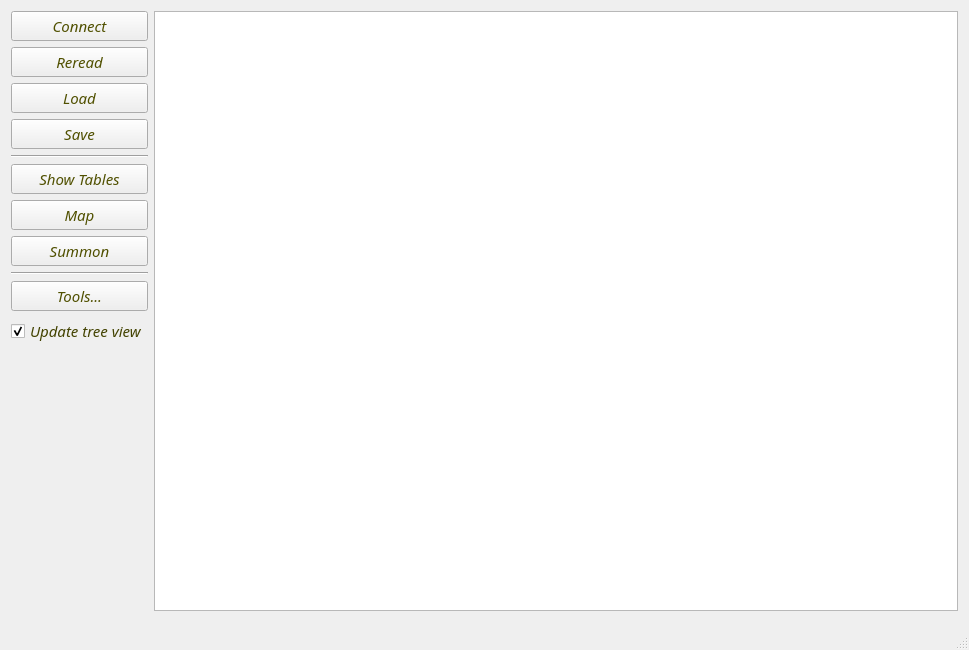
<?xml version="1.0" encoding="UTF-8"?>
<ui version="4.0">
 <class>MainWindow</class>
 <widget class="QMainWindow" name="MainWindow">
  <property name="geometry">
   <rect>
    <x>0</x>
    <y>0</y>
    <width>969</width>
    <height>650</height>
   </rect>
  </property>
  <property name="palette">
   <palette>
    <active>
     <colorrole role="WindowText">
      <brush brushstyle="SolidPattern">
       <color alpha="255">
        <red>66</red>
        <green>66</green>
        <blue>0</blue>
       </color>
      </brush>
     </colorrole>
     <colorrole role="ButtonText">
      <brush brushstyle="SolidPattern">
       <color alpha="255">
        <red>80</red>
        <green>80</green>
        <blue>0</blue>
       </color>
      </brush>
     </colorrole>
    </active>
    <inactive>
     <colorrole role="WindowText">
      <brush brushstyle="SolidPattern">
       <color alpha="255">
        <red>66</red>
        <green>66</green>
        <blue>0</blue>
       </color>
      </brush>
     </colorrole>
     <colorrole role="ButtonText">
      <brush brushstyle="SolidPattern">
       <color alpha="255">
        <red>80</red>
        <green>80</green>
        <blue>0</blue>
       </color>
      </brush>
     </colorrole>
    </inactive>
    <disabled>
     <colorrole role="WindowText">
      <brush brushstyle="SolidPattern">
       <color alpha="255">
        <red>118</red>
        <green>116</green>
        <blue>108</blue>
       </color>
      </brush>
     </colorrole>
     <colorrole role="ButtonText">
      <brush brushstyle="SolidPattern">
       <color alpha="255">
        <red>118</red>
        <green>116</green>
        <blue>108</blue>
       </color>
      </brush>
     </colorrole>
    </disabled>
   </palette>
  </property>
  <property name="font">
   <font>
    <family>Monotype Corsiva</family>
    <pointsize>12</pointsize>
   </font>
  </property>
  <property name="windowTitle">
   <string>Real-Time Game Tweaker for MASTER of MAGIC</string>
  </property>
  <property name="windowIcon">
   <iconset resource="../Resources/InteractiveGameTweaker.qrc">
    <normaloff>:/heroes/serena.gif</normaloff>:/heroes/serena.gif</iconset>
  </property>
  <property name="styleSheet">
   <string notr="true"/>
  </property>
  <widget class="QWidget" name="centralWidget">
   <layout class="QFormLayout" name="formLayout">
    <item row="0" column="0">
     <layout class="QVBoxLayout" name="verticalLayout">
      <item>
       <widget class="QPushButton" name="pushButton_Connect">
        <property name="sizePolicy">
         <sizepolicy hsizetype="Fixed" vsizetype="Fixed">
          <horstretch>0</horstretch>
          <verstretch>0</verstretch>
         </sizepolicy>
        </property>
        <property name="maximumSize">
         <size>
          <width>200</width>
          <height>16777215</height>
         </size>
        </property>
        <property name="font">
         <font>
          <pointsize>11</pointsize>
          <italic>true</italic>
         </font>
        </property>
        <property name="text">
         <string>Connect</string>
        </property>
        <property name="icon">
         <iconset resource="../Resources/InteractiveGameTweaker.qrc">
          <normaloff>:/heroes/allora.gif</normaloff>:/heroes/allora.gif</iconset>
        </property>
        <property name="iconSize">
         <size>
          <width>32</width>
          <height>32</height>
         </size>
        </property>
       </widget>
      </item>
      <item>
       <widget class="QPushButton" name="pushButton_Reread">
        <property name="sizePolicy">
         <sizepolicy hsizetype="Fixed" vsizetype="Fixed">
          <horstretch>0</horstretch>
          <verstretch>0</verstretch>
         </sizepolicy>
        </property>
        <property name="maximumSize">
         <size>
          <width>200</width>
          <height>16777215</height>
         </size>
        </property>
        <property name="font">
         <font>
          <pointsize>11</pointsize>
          <italic>true</italic>
         </font>
        </property>
        <property name="text">
         <string>Reread</string>
        </property>
        <property name="icon">
         <iconset resource="../Resources/InteractiveGameTweaker.qrc">
          <normaloff>:/heroes/shalla.gif</normaloff>:/heroes/shalla.gif</iconset>
        </property>
        <property name="iconSize">
         <size>
          <width>32</width>
          <height>32</height>
         </size>
        </property>
       </widget>
      </item>
      <item>
       <widget class="QPushButton" name="pushButton_Load">
        <property name="sizePolicy">
         <sizepolicy hsizetype="Fixed" vsizetype="Fixed">
          <horstretch>0</horstretch>
          <verstretch>0</verstretch>
         </sizepolicy>
        </property>
        <property name="maximumSize">
         <size>
          <width>200</width>
          <height>16777215</height>
         </size>
        </property>
        <property name="font">
         <font>
          <pointsize>11</pointsize>
          <italic>true</italic>
         </font>
        </property>
        <property name="text">
         <string>Load</string>
        </property>
        <property name="icon">
         <iconset resource="../Resources/InteractiveGameTweaker.qrc">
          <normaloff>:/heroes/valana.gif</normaloff>:/heroes/valana.gif</iconset>
        </property>
        <property name="iconSize">
         <size>
          <width>32</width>
          <height>32</height>
         </size>
        </property>
       </widget>
      </item>
      <item>
       <widget class="QPushButton" name="pushButton_Save">
        <property name="sizePolicy">
         <sizepolicy hsizetype="Fixed" vsizetype="Fixed">
          <horstretch>0</horstretch>
          <verstretch>0</verstretch>
         </sizepolicy>
        </property>
        <property name="maximumSize">
         <size>
          <width>200</width>
          <height>16777215</height>
         </size>
        </property>
        <property name="font">
         <font>
          <pointsize>11</pointsize>
          <italic>true</italic>
         </font>
        </property>
        <property name="text">
         <string>Save</string>
        </property>
        <property name="icon">
         <iconset resource="../Resources/InteractiveGameTweaker.qrc">
          <normaloff>:/heroes/greyfar.gif</normaloff>:/heroes/greyfar.gif</iconset>
        </property>
        <property name="iconSize">
         <size>
          <width>32</width>
          <height>32</height>
         </size>
        </property>
       </widget>
      </item>
      <item>
       <widget class="Line" name="line">
        <property name="orientation">
         <enum>Qt::Horizontal</enum>
        </property>
       </widget>
      </item>
      <item>
       <widget class="QPushButton" name="pushButton_ShowTables">
        <property name="sizePolicy">
         <sizepolicy hsizetype="Fixed" vsizetype="Fixed">
          <horstretch>0</horstretch>
          <verstretch>0</verstretch>
         </sizepolicy>
        </property>
        <property name="maximumSize">
         <size>
          <width>200</width>
          <height>16777215</height>
         </size>
        </property>
        <property name="font">
         <font>
          <pointsize>11</pointsize>
          <italic>true</italic>
         </font>
        </property>
        <property name="text">
         <string>Show Tables</string>
        </property>
        <property name="icon">
         <iconset resource="../Resources/InteractiveGameTweaker.qrc">
          <normaloff>:/heroes/zaldron.gif</normaloff>:/heroes/zaldron.gif</iconset>
        </property>
        <property name="iconSize">
         <size>
          <width>32</width>
          <height>32</height>
         </size>
        </property>
       </widget>
      </item>
      <item>
       <widget class="QPushButton" name="pushButton_Map">
        <property name="sizePolicy">
         <sizepolicy hsizetype="Fixed" vsizetype="Fixed">
          <horstretch>0</horstretch>
          <verstretch>0</verstretch>
         </sizepolicy>
        </property>
        <property name="maximumSize">
         <size>
          <width>200</width>
          <height>16777215</height>
         </size>
        </property>
        <property name="font">
         <font>
          <pointsize>11</pointsize>
          <italic>true</italic>
         </font>
        </property>
        <property name="text">
         <string>Map</string>
        </property>
        <property name="icon">
         <iconset resource="../Resources/InteractiveGameTweaker.qrc">
          <normaloff>:/heroes/rakir.gif</normaloff>:/heroes/rakir.gif</iconset>
        </property>
        <property name="iconSize">
         <size>
          <width>32</width>
          <height>32</height>
         </size>
        </property>
       </widget>
      </item>
      <item>
       <widget class="QPushButton" name="pushButton_AddUnit">
        <property name="sizePolicy">
         <sizepolicy hsizetype="Fixed" vsizetype="Fixed">
          <horstretch>0</horstretch>
          <verstretch>0</verstretch>
         </sizepolicy>
        </property>
        <property name="maximumSize">
         <size>
          <width>200</width>
          <height>16777215</height>
         </size>
        </property>
        <property name="font">
         <font>
          <pointsize>11</pointsize>
          <italic>true</italic>
         </font>
        </property>
        <property name="text">
         <string>Summon</string>
        </property>
        <property name="icon">
         <iconset resource="../Resources/InteractiveGameTweaker.qrc">
          <normaloff>:/heroes/shuri.gif</normaloff>:/heroes/shuri.gif</iconset>
        </property>
        <property name="iconSize">
         <size>
          <width>32</width>
          <height>32</height>
         </size>
        </property>
       </widget>
      </item>
      <item>
       <widget class="Line" name="line_2">
        <property name="orientation">
         <enum>Qt::Horizontal</enum>
        </property>
       </widget>
      </item>
      <item>
       <widget class="QPushButton" name="pushButton_Tools">
        <property name="sizePolicy">
         <sizepolicy hsizetype="Fixed" vsizetype="Fixed">
          <horstretch>0</horstretch>
          <verstretch>0</verstretch>
         </sizepolicy>
        </property>
        <property name="maximumSize">
         <size>
          <width>200</width>
          <height>16777215</height>
         </size>
        </property>
        <property name="font">
         <font>
          <pointsize>11</pointsize>
          <italic>true</italic>
         </font>
        </property>
        <property name="text">
         <string>Tools...</string>
        </property>
        <property name="icon">
         <iconset resource="../Resources/InteractiveGameTweaker.qrc">
          <normaloff>:/heroes/mystic_x.gif</normaloff>:/heroes/mystic_x.gif</iconset>
        </property>
        <property name="iconSize">
         <size>
          <width>32</width>
          <height>32</height>
         </size>
        </property>
       </widget>
      </item>
      <item>
       <widget class="QCheckBox" name="checkBox_UpdateTree">
        <property name="sizePolicy">
         <sizepolicy hsizetype="Fixed" vsizetype="Fixed">
          <horstretch>0</horstretch>
          <verstretch>0</verstretch>
         </sizepolicy>
        </property>
        <property name="maximumSize">
         <size>
          <width>200</width>
          <height>16777215</height>
         </size>
        </property>
        <property name="font">
         <font>
          <pointsize>11</pointsize>
          <italic>true</italic>
         </font>
        </property>
        <property name="text">
         <string>Update tree view</string>
        </property>
        <property name="checked">
         <bool>true</bool>
        </property>
       </widget>
      </item>
      <item>
       <spacer name="verticalSpacer">
        <property name="orientation">
         <enum>Qt::Vertical</enum>
        </property>
        <property name="sizeHint" stdset="0">
         <size>
          <width>13</width>
          <height>13</height>
         </size>
        </property>
       </spacer>
      </item>
     </layout>
    </item>
    <item row="0" column="1">
     <widget class="QTreeView" name="treeView">
      <property name="sizePolicy">
       <sizepolicy hsizetype="Expanding" vsizetype="Expanding">
        <horstretch>100</horstretch>
        <verstretch>100</verstretch>
       </sizepolicy>
      </property>
      <property name="maximumSize">
       <size>
        <width>16777215</width>
        <height>16777215</height>
       </size>
      </property>
      <property name="palette">
       <palette>
        <active>
         <colorrole role="WindowText">
          <brush brushstyle="SolidPattern">
           <color alpha="255">
            <red>80</red>
            <green>80</green>
            <blue>0</blue>
           </color>
          </brush>
         </colorrole>
        </active>
        <inactive>
         <colorrole role="WindowText">
          <brush brushstyle="SolidPattern">
           <color alpha="255">
            <red>80</red>
            <green>80</green>
            <blue>0</blue>
           </color>
          </brush>
         </colorrole>
        </inactive>
        <disabled>
         <colorrole role="WindowText">
          <brush brushstyle="SolidPattern">
           <color alpha="255">
            <red>118</red>
            <green>116</green>
            <blue>108</blue>
           </color>
          </brush>
         </colorrole>
        </disabled>
       </palette>
      </property>
      <property name="font">
       <font>
        <family>Monotype Corsiva</family>
        <pointsize>11</pointsize>
        <italic>true</italic>
       </font>
      </property>
      <property name="editTriggers">
       <set>QAbstractItemView::AnyKeyPressed|QAbstractItemView::EditKeyPressed|QAbstractItemView::SelectedClicked</set>
      </property>
      <property name="tabKeyNavigation">
       <bool>true</bool>
      </property>
      <property name="dragEnabled">
       <bool>true</bool>
      </property>
      <property name="alternatingRowColors">
       <bool>true</bool>
      </property>
      <property name="selectionBehavior">
       <enum>QAbstractItemView::SelectItems</enum>
      </property>
      <property name="iconSize">
       <size>
        <width>48</width>
        <height>48</height>
       </size>
      </property>
      <property name="sortingEnabled">
       <bool>true</bool>
      </property>
      <property name="animated">
       <bool>false</bool>
      </property>
      <attribute name="headerDefaultSectionSize">
       <number>250</number>
      </attribute>
     </widget>
    </item>
   </layout>
  </widget>
  <widget class="QStatusBar" name="statusBar"/>
 </widget>
 <layoutdefault spacing="6" margin="11"/>
 <resources>
  <include location="../Resources/InteractiveGameTweaker.qrc"/>
 </resources>
 <connections/>
 <slots>
  <slot>on_timer()</slot>
 </slots>
</ui>
